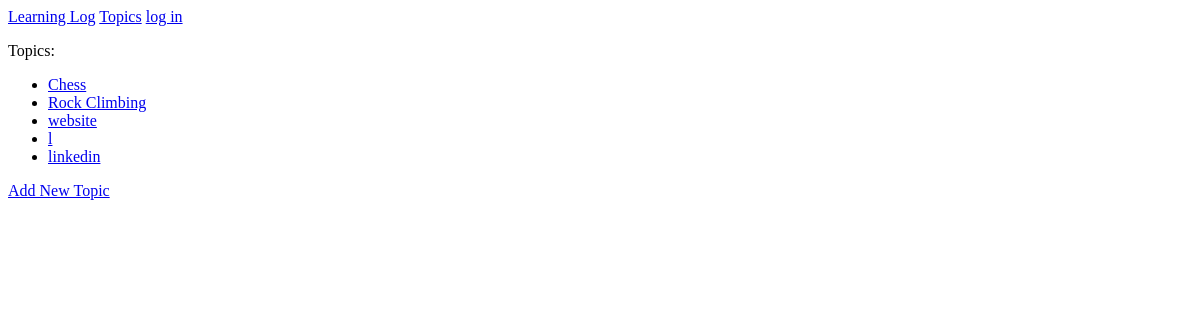
/topics/, run on an earlier commit of the app's database.
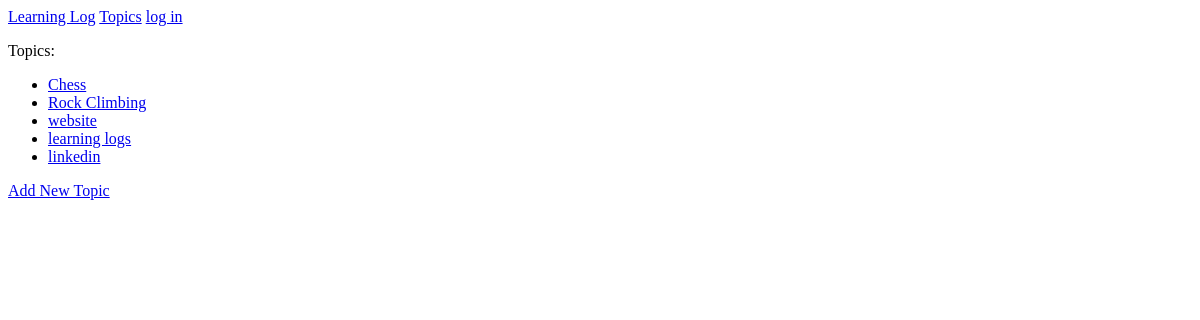
And on a later commit of the database.
### learning_logs/models.py (models this page shows)
class Topic(models.Model):
    text = models.CharField(max_length = 100)
    date_added = models.DateTimeField(auto_now_add = True)
    def __str__(self):
        return self.text

### learning_logs/views.py (the view)
# urls.py: path('topics/', views.topics, name = 'topics'),
def topics(request):
    topics = Topic.objects.order_by('date_added')
    context = {'topics':topics}
    return render(request, 'learning_logs/topics.html', context)

### learning_logs/templates/learning_logs/topics.html
{% extends 'learning_logs/base.html' %}
{% block content %}
<p>Topics: {{topic}}</p>
<ul>
    {% for topic in topics %}
    <li><a href="{% url 'learning_logs:topic' topic.id%}">{{topic}}</a></li>
    {% empty %}
    <li>No topics have been added yet</li>
    {% endfor %}
</ul>
<p><a href="{% url 'learning_logs:new_topic' %}">Add New Topic</a></p>
{% endblock content %}

What changed in the data, as far as the page shows it:
changed Topic: text "l" → "learning logs"
